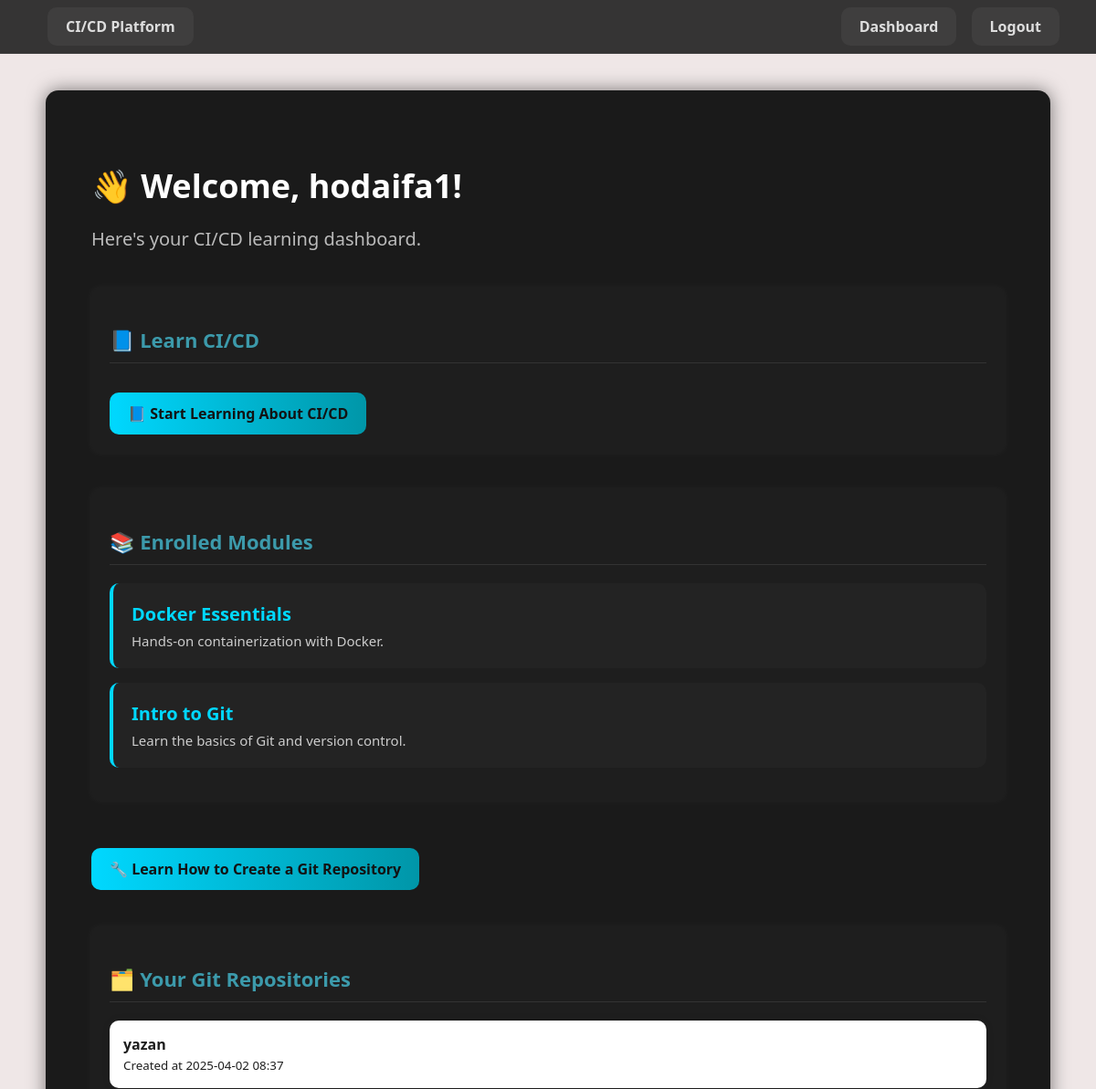
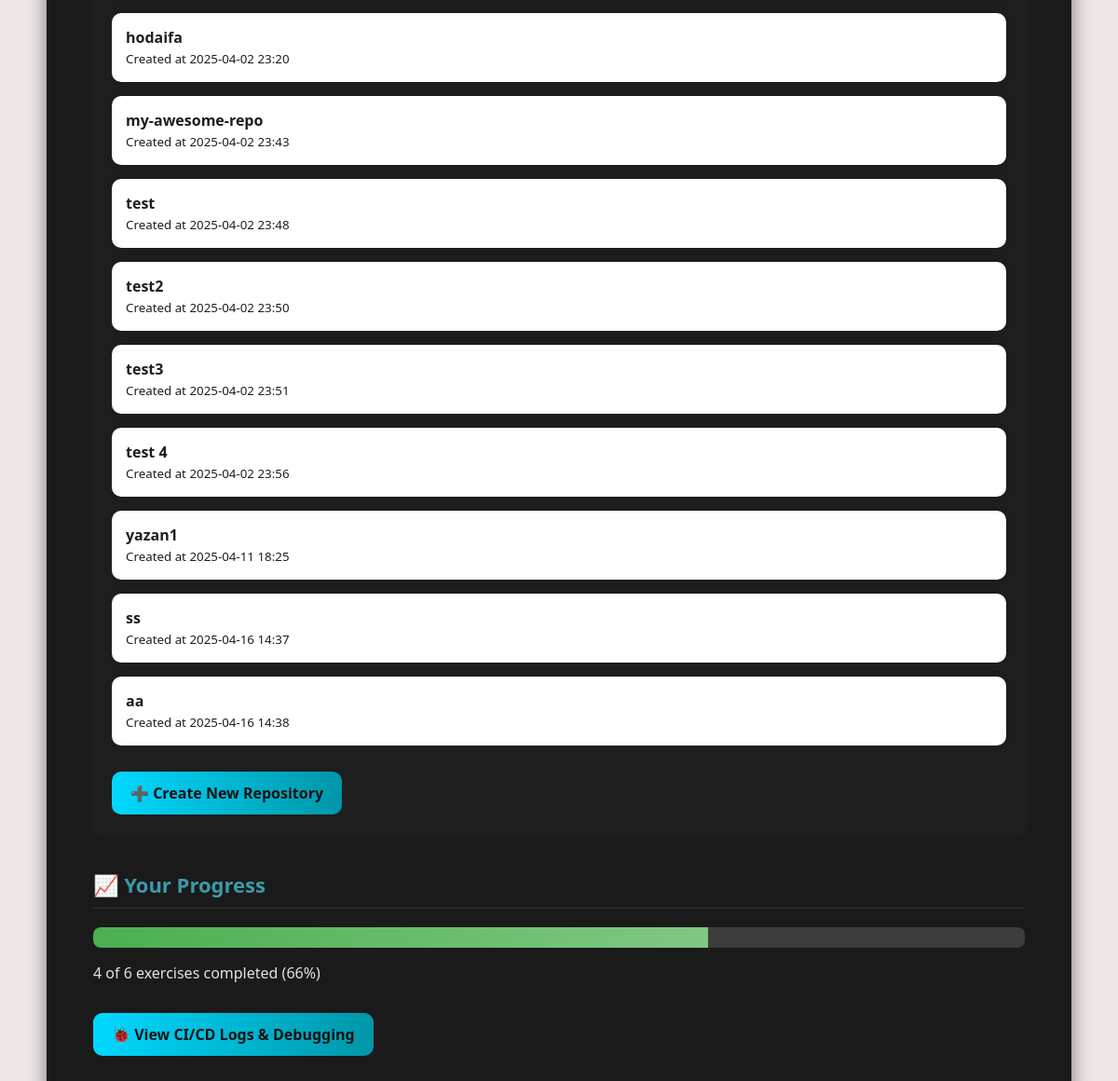
The app's page /dashboard/ (signed in) with its own data (2 pictures, top to bottom).
### ci_cd/models.py (models this page shows, shortened)
class User(AbstractUser):
    groups = models.ManyToManyField(Group, related_name="ci_cd_users")
    user_permissions = models.ManyToManyField(Permission, related_name="ci_cd_users_permissions")

class Module(models.Model):
    title = models.CharField(max_length=200, unique=True)  # Ensures no duplicate titles
    description = models.TextField()
    created_at = models.DateTimeField(auto_now_add=True)
    class Meta:
        ordering = ["-created_at"]  # Show newest modules first

class Repository(models.Model):
    user = models.ForeignKey(User, on_delete=models.CASCADE)
    name = models.CharField(max_length=255)
    url = models.URLField()
    created_at = models.DateTimeField(auto_now_add=True)

### ci_cd/views.py (the view)
# urls.py: path('dashboard/', views.dashboard_view, name='dashboard'),
@login_required
def dashboard_view(request):
    modules = Module.objects.filter(enrollment__user=request.user)
    repos = Repository.objects.filter(user=request.user)
    total_exercises = Exercise.objects.filter(module__in=modules).count()
    completed = Progress.objects.filter(user=request.user, completed=True, exercise__module__in=modules).count()
    progress_percent = int((completed / total_exercises) * 100) if total_exercises else 0
    return render(request, "ci_cd/dashboard.html", {
        "modules": modules,
        "repos": repos,
        "completed": completed,
        "total_exercises": total_exercises,
        "progress_percent": progress_percent,
    })

### ci_cd/templates/ci_cd/dashboard.html
{% extends "ci_cd/base.html" %}
{% block content %}
<div class="dashboard-container">
    <h2 class="greeting">👋 Welcome, {{ user.username }}!</h2>
    <p class="intro">Here's your CI/CD learning dashboard.</p>
    <div class="section card">
        <h3>📘 Learn CI/CD</h3>
        <a href="{% url 'ci_cd_intro' %}" class="btn-learn">
            📘 Start Learning About CI/CD
        </a>
    </div>
    <div class="section card">
        <h3>📚 Enrolled Modules</h3>
        {% if modules %}
        <ul class="styled-list">
            {% for module in modules %}
            <a href="{% url 'module_detail' module.id %}" class="module-card">
                <div class="module-info">
                    <h4>{{ module.title }}</h4>
                    <p>{{ module.description }}</p>
                </div>
            </a>
            {% endfor %}
        </ul>
        {% else %}
        <p>You are not enrolled in any modules yet.</p>
        {% endif %}
    </div>
    <div class="section learn-section">
        <a href="{% url 'git_basics' %}" class="btn-learn">
            🔧 Learn How to Create a Git Repository
        </a>
    </div>
    <div class="section card">
        <h3>🗂️ Your Git Repositories</h3>
        {% if repos %}
        <ul class="styled-list">
            {% for repo in repos %}
            <div class="repo-card">
                <div class="repo-info">
                    <strong>{{ repo.name }}</strong><br>
                    <small>Created at {{ repo.created_at|date:"Y-m-d H:i" }}</small>
                </div>
            </div>
            {% endfor %}
        </ul>
        {% else %}
        <p>You haven’t created any repositories yet.</p>
        {% endif %}
        <a href="{% url 'create_repo' %}" class="btn-create">➕ Create New Repository</a>
    </div>
    <div class="section progress-section">
        <h3>📈 Your Progress</h3>
        {% if total_exercises %}
        <div class="progress-wrapper">
            <div class="progress-bar">
                <div class="progress-fill" style="width: {{ progress_percent }}%;"></div>
            </div>
            <p>{{ completed }} of {{ total_exercises }} exercises completed ({{ progress_percent }}%)</p>
        </div>
        {% else %}
        <p>No exercises yet.</p>
        {% endif %}
    </div>
    <a href="{% url 'cicd_logs' %}" class="btn-learn">🐞 View CI/CD Logs & Debugging</a>
</div>
{% endblock %}

### ci_cd/static/css/styles.css (style rules this page uses)
body { background-color: #efe7e7; font-family: 'Poppins', 'Segoe UI', Tahoma, Geneva, Verdana, sans-serif; color: #e5e2e2; margin: 0; padding: 0; }
.dashboard-container { max-width: 1000px; margin: 40px auto; padding: 50px; background: #1a1a1a; border-radius: 14px; box-shadow: 0 0 20px rgba(0, 0, 0, 0.5); }
.greeting { font-size: 36px; margin-bottom: 15px; color: #ffffff; }
.intro { font-size: 20px; color: #bbbbbb; margin-bottom: 30px; }
.section { margin-top: 40px; }
.section h3 { font-size: 22px; color: #3c9aab; margin-bottom: 20px; border-bottom: 1px solid #333; padding-bottom: 10px; }
.styled-list { list-style: none; padding: 0; }
.btn-learn, .btn-create { display: inline-block; background: linear-gradient(to right, #00d8ff, #0096a8); color: #121212; padding: 12px 20px; border-radius: 10px; text-decoration: none; font-weight: bold; margin-top: 12px; transition: all 0.3s ease; }
.card { background-color: #1e1e1e; border-radius: 10px; padding: 20px; margin-bottom: 20px; box-shadow: 0 0 10px rgba(255, 255, 255, 0.05); }
.progress-wrapper { margin-bottom: 20px; }
.progress-bar { width: 100%; background-color: #3c3c3c; border-radius: 8px; overflow: hidden; height: 22px; }
.progress-fill { background: linear-gradient(to right, #4caf50, #81c784); height: 100%; width: 0; transition: width 0.4s ease-in-out; border-radius: 8px 0 0 8px; }
.module-card { display: flex; align-items: center; text-decoration: none; background: #232323; padding: 20px; border-radius: 10px; margin-bottom: 16px; transition: background 0.3s ease, transform 0.2s ease; border-left: 4px solid #00d8ff; color: #f0f0f0; }
.module-info h4 { font-size: 20px; margin: 0 0 6px; color: #00d8ff; }
.module-info p { margin: 0; font-size: 15px; color: #ccc; }
.repo-card { display: flex; align-items: center; background: #ffffff; color: #1e1e1e; padding: 15px; border-radius: 10px; margin-bottom: 15px; box-shadow: 0 0 8px rgba(0, 0, 0, 0.1); }
.section { animation: fadeIn 0.6s ease-in-out; }

### records on screen
User: username "hodaifa1"
Module: title "Docker Essentials", description "Hands-on containerization with Docker."
Module: title "Intro to Git", description "Learn the basics of Git and version control."
Repository: name "yazan", created_at "2025-04-02 08:37"
Repository: name "hodaifa", created_at "2025-04-02 23:20"
Repository: name "my-awesome-repo", created_at "2025-04-02 23:43"
Repository: name "test", created_at "2025-04-02 23:48"
Repository: name "test2", created_at "2025-04-02 23:50"
Repository: name "test3", created_at "2025-04-02 23:51"
Repository: name "test 4", created_at "2025-04-02 23:56"
Repository: name "yazan1", created_at "2025-04-11 18:25"
Repository: name "ss", created_at "2025-04-16 14:37"
Repository: name "aa", created_at "2025-04-16 14:38"

### other values on screen
{{ completed }} "4"
{{ total_exercises }} "6"
{{ progress_percent }} "66"
